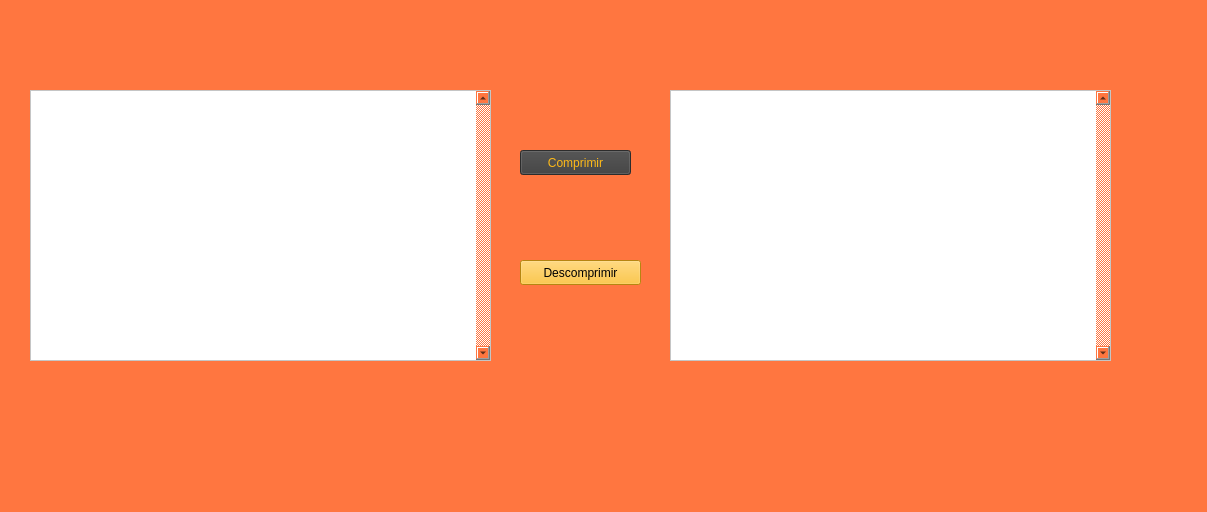
<?xml version="1.0" encoding="UTF-8"?>
<ui version="4.0">
 <class>MainWindow</class>
 <widget class="QMainWindow" name="MainWindow">
  <property name="geometry">
   <rect>
    <x>0</x>
    <y>0</y>
    <width>1207</width>
    <height>512</height>
   </rect>
  </property>
  <property name="windowTitle">
   <string>MainWindow</string>
  </property>
  <property name="styleSheet">
   <string notr="true">

background-color: rgb(255, 118, 64);
</string>
  </property>
  <widget class="QWidget" name="centralwidget">
   <widget class="QPushButton" name="descomprimirB">
    <property name="geometry">
     <rect>
      <x>520</x>
      <y>260</y>
      <width>121</width>
      <height>25</height>
     </rect>
    </property>
    <property name="styleSheet">
     <string notr="true">background-color: rgb(255, 186, 24);
color: rgb(0, 0, 0);</string>
    </property>
    <property name="text">
     <string>Descomprimir</string>
    </property>
   </widget>
   <widget class="QPushButton" name="comprimirB">
    <property name="geometry">
     <rect>
      <x>520</x>
      <y>150</y>
      <width>111</width>
      <height>25</height>
     </rect>
    </property>
    <property name="styleSheet">
     <string notr="true">color: rgb(255, 186, 24);
background-color: rgb(61, 61, 61);</string>
    </property>
    <property name="text">
     <string>Comprimir</string>
    </property>
   </widget>
   <widget class="QTextEdit" name="textEdit_1">
    <property name="geometry">
     <rect>
      <x>30</x>
      <y>90</y>
      <width>461</width>
      <height>271</height>
     </rect>
    </property>
    <property name="styleSheet">
     <string notr="true">background-color: rgb(255, 255, 255);</string>
    </property>
    <property name="verticalScrollBarPolicy">
     <enum>Qt::ScrollBarAlwaysOn</enum>
    </property>
   </widget>
   <widget class="QTextEdit" name="textEdit_2">
    <property name="geometry">
     <rect>
      <x>670</x>
      <y>90</y>
      <width>441</width>
      <height>271</height>
     </rect>
    </property>
    <property name="styleSheet">
     <string notr="true">background-color: rgb(255, 255, 255);</string>
    </property>
    <property name="verticalScrollBarPolicy">
     <enum>Qt::ScrollBarAlwaysOn</enum>
    </property>
   </widget>
  </widget>
  <widget class="QMenuBar" name="menubar">
   <property name="geometry">
    <rect>
     <x>0</x>
     <y>0</y>
     <width>1207</width>
     <height>25</height>
    </rect>
   </property>
  </widget>
  <widget class="QStatusBar" name="statusbar"/>
 </widget>
 <resources/>
 <connections/>
</ui>
